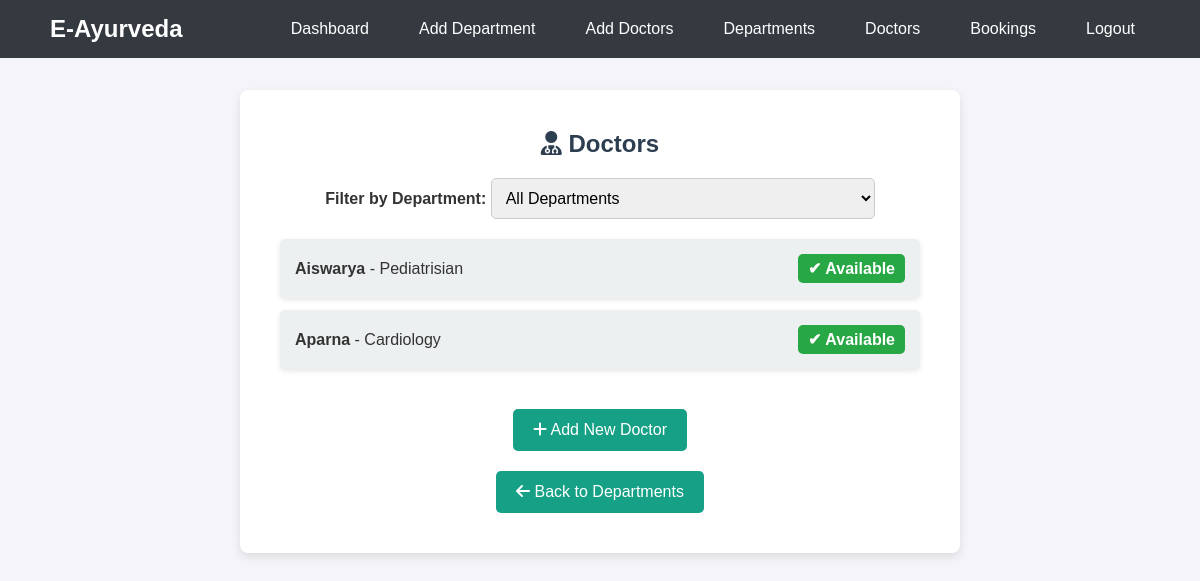
The app's page /doctors/, older data.
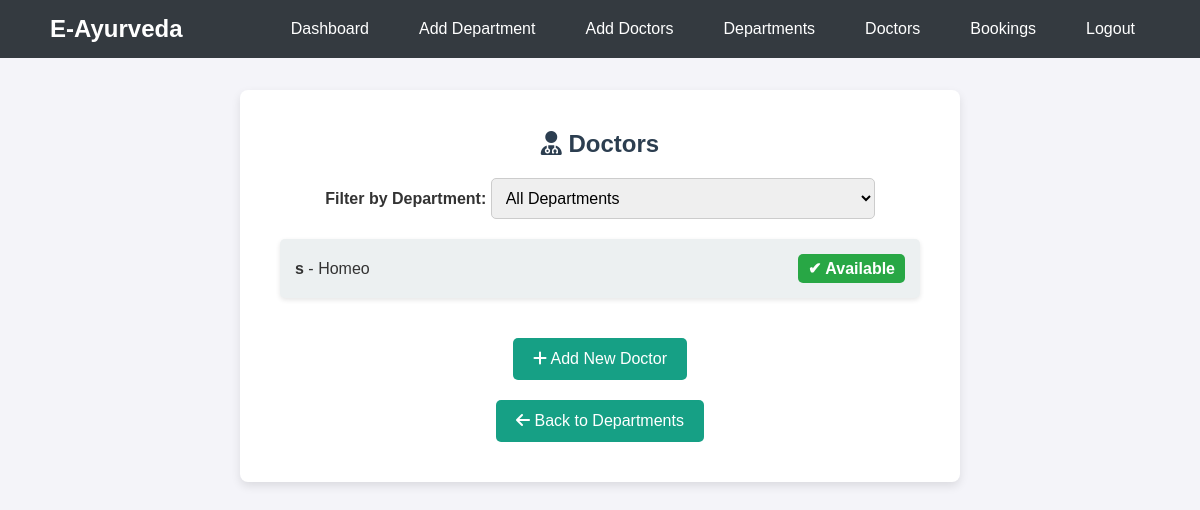
The same page, newer data.
### app/models.py (models this page shows, shortened)
class Doctor(models.Model):
    department = models.ForeignKey(Department, on_delete=models.CASCADE, related_name='doctors')
    name = models.CharField(max_length=100)
    bio = models.TextField(blank=True, null=True)
    available = models.BooleanField(default=True)
    consultation_fee = models.DecimalField(max_digits=10, decimal_places=2, default=0.00)  # Add this field

class Department(models.Model):
    name = models.CharField(max_length=100)
    description = models.TextField(blank=True, null=True)

### app/views.py (the view)
# urls.py: path('doctors/', views.doctor_list, name='doctor_list'),
def doctor_list(request):
    department_id = request.GET.get('department_id')  # Get department filter from URL parameters
    if department_id:
        department = get_object_or_404(Department, id=department_id)
        doctors = Doctor.objects.filter(department=department)
    else:
        doctors = Doctor.objects.all()  # Show all doctors if no department is selected
    departments = Department.objects.all()  # Get all departments for filtering
    return render(request, 'staf/doctor_list.html', {'doctors': doctors, 'departments': departments})

### templates/staf/doctor_list.html (shortened to what this page needs)
<!DOCTYPE html>
<html lang="en">
<head>
    <link rel="stylesheet" href="https://cdnjs.cloudflare.com/ajax/libs/font-awesome/6.4.2/css/all.min.css">
</head>
<body>
    <nav class="navbar">
        <div class="logo">E-Ayurveda</div>
        <ul>
            <li><a href="../stafhome">Dashboard</a></li>
            <li><a href="../add-department">Add Department</a></li>
            <li><a href="../add-doctor">Add Doctors</a></li>
            <li><a href="../departments">Departments</a></li>
            <li><a href="../doctors">Doctors</a></li>
            <li><a href="../stafbookings">Bookings</a></li>
            <li><a href="../logout">Logout</a></li>
        </ul>
    </nav>
    <div class="container">
        <h2><i class="fas fa-user-md"></i> Doctors</h2>
        <div class="filter-section">
            <form method="get">
                <label for="department"><strong>Filter by Department:</strong></label>
                <select name="department_id" id="department" onchange="this.form.submit()">
                    <option value="">All Departments</option>
                </select>
            </form>
        </div>
        <ul class="doctor-list">
            {% for doctor in doctors %}
                <li>
                    <span><strong>{{ doctor.name }}</strong> - {{ doctor.department.name }}</span>
                    <span class="doctor-status {% if doctor.available %}available{% else %}not-available{% endif %}">
                        {% if doctor.available %}✔ Available {% else %}❌ Not Available {% endif %}
                    </span>
                </li>
            {% empty %}
                <li>No doctors found.</li>
            {% endfor %}
        </ul>
        <a href="{% url 'add_doctor' %}" class="btn">
            <i class="fas fa-plus"></i> Add New Doctor
        </a>
        <br>
        <a href="{% url 'department_list' %}" class="btn">
            <i class="fas fa-arrow-left"></i> Back to Departments
        </a>
    </div>
</body>
</html>

Row changes from the older to the newer data that the page shows:
removed Doctor: name "Aiswarya", department.name "Pediatrisian", available "✔ Available"
removed Doctor: name "Aparna", department.name "Cardiology", available "✔ Available"
added Doctor: name "s", department.name "Homeo", available "✔ Available"
